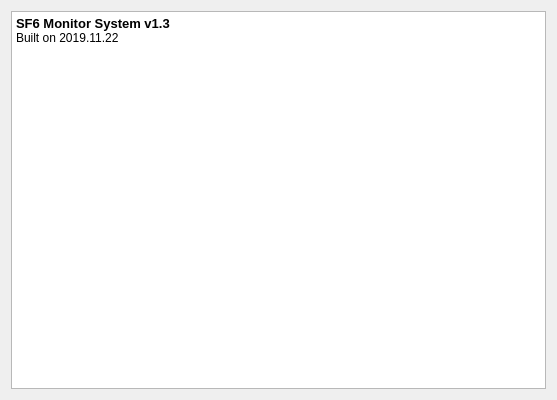
<?xml version="1.0" encoding="UTF-8"?>
<ui version="4.0">
 <class>AboutForm</class>
 <widget class="QWidget" name="AboutForm">
  <property name="windowModality">
   <enum>Qt::ApplicationModal</enum>
  </property>
  <property name="geometry">
   <rect>
    <x>0</x>
    <y>0</y>
    <width>557</width>
    <height>400</height>
   </rect>
  </property>
  <property name="windowTitle">
   <string>Form</string>
  </property>
  <layout class="QHBoxLayout" name="horizontalLayout">
   <item>
    <widget class="QTextBrowser" name="textBrowser">
     <property name="html">
      <string>&lt;!DOCTYPE HTML PUBLIC &quot;-//W3C//DTD HTML 4.0//EN&quot; &quot;http://www.w3.org/TR/REC-html40/strict.dtd&quot;&gt;
&lt;html&gt;&lt;head&gt;&lt;meta name=&quot;qrichtext&quot; content=&quot;1&quot; /&gt;&lt;style type=&quot;text/css&quot;&gt;
p, li { white-space: pre-wrap; }
&lt;/style&gt;&lt;/head&gt;&lt;body style=&quot; font-family:'SimSun'; font-size:9pt; font-weight:400; font-style:normal;&quot;&gt;
&lt;p style=&quot; margin-top:0px; margin-bottom:0px; margin-left:0px; margin-right:0px; -qt-block-indent:0; text-indent:0px;&quot;&gt;&lt;span style=&quot; font-size:10pt; font-weight:600;&quot;&gt;SF6 Monitor System v1.3&lt;/span&gt;&lt;/p&gt;
&lt;p style=&quot; margin-top:0px; margin-bottom:0px; margin-left:0px; margin-right:0px; -qt-block-indent:0; text-indent:0px;&quot;&gt;Built on 2019.11.22&lt;/p&gt;
&lt;p style=&quot;-qt-paragraph-type:empty; margin-top:0px; margin-bottom:0px; margin-left:0px; margin-right:0px; -qt-block-indent:0; text-indent:0px;&quot;&gt;&lt;br /&gt;&lt;/p&gt;
&lt;p style=&quot;-qt-paragraph-type:empty; margin-top:0px; margin-bottom:0px; margin-left:0px; margin-right:0px; -qt-block-indent:0; text-indent:0px;&quot;&gt;&lt;br /&gt;&lt;/p&gt;
&lt;p style=&quot;-qt-paragraph-type:empty; margin-top:0px; margin-bottom:0px; margin-left:0px; margin-right:0px; -qt-block-indent:0; text-indent:0px;&quot;&gt;&lt;br /&gt;&lt;/p&gt;
&lt;p style=&quot;-qt-paragraph-type:empty; margin-top:0px; margin-bottom:0px; margin-left:0px; margin-right:0px; -qt-block-indent:0; text-indent:0px;&quot;&gt;&lt;br /&gt;&lt;/p&gt;
&lt;p style=&quot; margin-top:0px; margin-bottom:0px; margin-left:0px; margin-right:0px; -qt-block-indent:0; text-indent:0px;&quot;&gt;&lt;img src=&quot;:/image/lsPNG.png&quot; /&gt;&lt;/p&gt;&lt;/body&gt;&lt;/html&gt;</string>
     </property>
    </widget>
   </item>
  </layout>
 </widget>
 <resources/>
 <connections/>
</ui>
